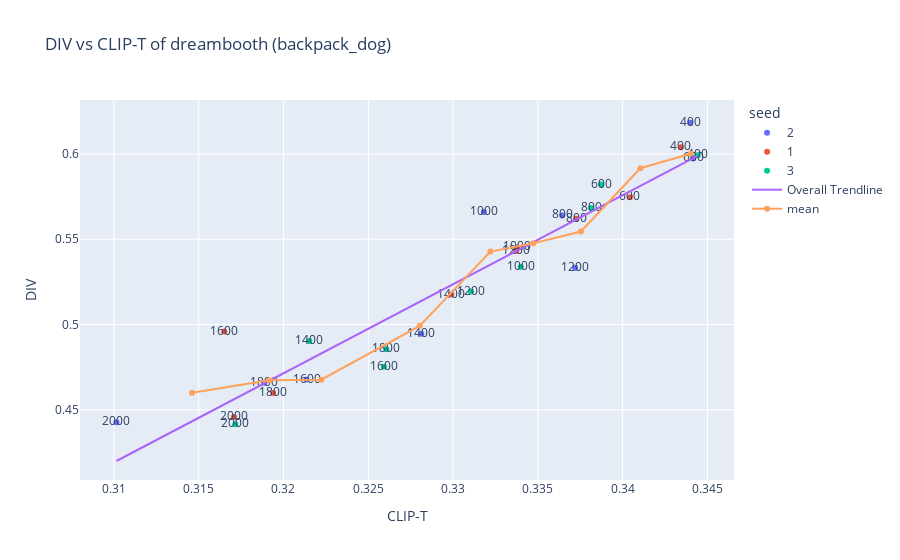

Here is the notebook cell this chart was saved with:
### Code cell
make_versus_plot(method, concept, 'DIV', exclude_early=True).show()

### Figure 1 — Plotly figure (JSON) as saved in the notebook; plotly's stock layout.template omitted (floating-point values rounded to 4 significant figures)
{"data": [{"hovertemplate": "seed=2<br>CLIP-T=%{x}<br>DIV=%{y}<br>text=%{text}<extra></extra>", "legendgroup": "2", "marker": {"color": "#636efa", "symbol": "circle"}, "mode": "markers+text", "name": "2", "orientation": "v", "showlegend": true, "text": ["2000", "1800", "1600", "1400", "1000", "800", "1200", "400", "600"], "type": "scatter", "x": [0.3102, 0.3189, 0.3214, 0.3281, 0.3318, 0.3364, 0.3372, 0.344, 0.3442], "xaxis": "x", "y": [0.4427, 0.4658, 0.4677, 0.4945, 0.566, 0.564, 0.5333, 0.6183, 0.5974], "yaxis": "y"}, {"hovertemplate": "seed=1<br>CLIP-T=%{x}<br>DIV=%{y}<br>text=%{text}<extra></extra>", "legendgroup": "1", "marker": {"color": "#EF553B", "symbol": "circle"}, "mode": "markers+text", "name": "1", "orientation": "v", "showlegend": true, "text": ["1600", "2000", "1800", "1400", "1200", "1000", "800", "600", "400"], "type": "scatter", "x": [0.3165, 0.3171, 0.3194, 0.3299, 0.3337, 0.3338, 0.3373, 0.3404, 0.3434], "xaxis": "x", "y": [0.4958, 0.4457, 0.4598, 0.5176, 0.5431, 0.5452, 0.562, 0.5746, 0.6039], "yaxis": "y"}, {"hovertemplate": "seed=3<br>CLIP-T=%{x}<br>DIV=%{y}<br>text=%{text}<extra></extra>", "legendgroup": "3", "marker": {"color": "#00cc96", "symbol": "circle"}, "mode": "markers+text", "name": "3", "orientation": "v", "showlegend": true, "text": ["2000", "1400", "1600", "1800", "1200", "1000", "800", "600", "400"], "type": "scatter", "x": [0.3172, 0.3215, 0.3259, 0.3261, 0.3311, 0.334, 0.3381, 0.3387, 0.3444], "xaxis": "x", "y": [0.4415, 0.4903, 0.4753, 0.4855, 0.5193, 0.5339, 0.5683, 0.5821, 0.5993], "yaxis": "y"}, {"hovertemplate": "<b>OLS trendline</b><br>DIV = 5.22223 * CLIP-T + -1.19973<br>R<sup>2</sup>=0.905117<br><br>CLIP-T=%{x}<br>DIV=%{y} <b>(trend)</b><extra></extra>", "legendgroup": "Overall Trendline", "line": {"color": "#ab63fa"}, "mode": "lines", "name": "Overall Trendline", "showlegend": true, "type": "scatter", "x": [0.3102, 0.3165, 0.3171, 0.3172, 0.3189, 0.3194, 0.3214, 0.3215, 0.3259, 0.3261, 0.3281, 0.3299, 0.3311, 0.3318, 0.3337, 0.3338, 0.334, 0.3364, 0.3372, 0.3373, 0.3381, 0.3387, 0.3404, 0.3434, 0.344, 0.3442, 0.3444], "xaxis": "x", "y": [0.4199, 0.4532, 0.4561, 0.4565, 0.4655, 0.4682, 0.4785, 0.4793, 0.5023, 0.5031, 0.5138, 0.5231, 0.5291, 0.5331, 0.5431, 0.5434, 0.5444, 0.5572, 0.5612, 0.5615, 0.5661, 0.5692, 0.5781, 0.5938, 0.5966, 0.5975, 0.5989], "yaxis": "y"}, {"mode": "lines+markers", "name": "mean", "showlegend": true, "type": "scatter", "x": [0.3146, 0.3192, 0.3222, 0.328, 0.3322, 0.3347, 0.3375, 0.341, 0.344], "y": [0.46, 0.4673, 0.4676, 0.4992, 0.5428, 0.5477, 0.5545, 0.5917, 0.6002]}], "layout": {"autosize": true, "legend": {"title": {"text": "seed"}, "tracegroupgap": 0}, "title": {"text": "DIV vs CLIP-T of dreambooth (backpack_dog)"}, "xaxis": {"anchor": "y", "autorange": true, "domain": [0, 1], "nticks": 10, "range": [0.3081, 0.3465], "title": {"text": "CLIP-T"}, "type": "linear"}, "yaxis": {"anchor": "x", "autorange": true, "domain": [0, 1], "nticks": 10, "range": [0.4087, 0.6343], "title": {"text": "DIV"}, "type": "linear"}}}
